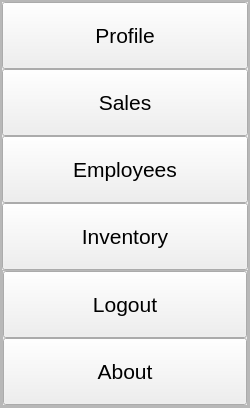
               <widget class="QFrame" name="frame_16">
                <property name="sizePolicy">
                 <sizepolicy hsizetype="Preferred" vsizetype="Preferred">
                  <horstretch>0</horstretch>
                  <verstretch>0</verstretch>
                 </sizepolicy>
                </property>
                <property name="minimumSize">
                 <size>
                  <width>250</width>
                  <height>0</height>
                 </size>
                </property>
                <property name="sizeIncrement">
                 <size>
                  <width>0</width>
                  <height>0</height>
                 </size>
                </property>
                <property name="frameShape">
                 <enum>QFrame::StyledPanel</enum>
                </property>
                <property name="frameShadow">
                 <enum>QFrame::Raised</enum>
                </property>
                <layout class="QVBoxLayout" name="verticalLayout_13">
                 <property name="spacing">
                  <number>0</number>
                 </property>
                 <property name="leftMargin">
                  <number>0</number>
                 </property>
                 <property name="topMargin">
                  <number>0</number>
                 </property>
                 <property name="rightMargin">
                  <number>0</number>
                 </property>
                 <property name="bottomMargin">
                  <number>0</number>
                 </property>
                 <item>
                  <widget class="QFrame" name="frame_17">
                   <property name="minimumSize">
                    <size>
                     <width>0</width>
                     <height>0</height>
                    </size>
                   </property>
                   <property name="styleSheet">
                    <string notr="true">QPushButton{
padding:20px 10px;
}
QPushButton{
font:16pt;
}</string>
                   </property>
                   <property name="frameShape">
                    <enum>QFrame::StyledPanel</enum>
                   </property>
                   <property name="frameShadow">
                    <enum>QFrame::Raised</enum>
                   </property>
                   <layout class="QVBoxLayout" name="verticalLayout_14">
                    <property name="spacing">
                     <number>0</number>
                    </property>
                    <property name="leftMargin">
                     <number>0</number>
                    </property>
                    <property name="topMargin">
                     <number>0</number>
                    </property>
                    <property name="rightMargin">
                     <number>0</number>
                    </property>
                    <property name="bottomMargin">
                     <number>0</number>
                    </property>
                    <item>
                     <widget class="QPushButton" name="profile_btn">
                      <property name="text">
                       <string>Profile</string>
                      </property>
                      <property name="icon">
                       <iconset>
                        <normaloff>../../../../../mnt/c/Users/prasa/Downloads/user (1).png</normaloff>../../../../../mnt/c/Users/prasa/Downloads/user (1).png</iconset>
                      </property>
                      <property name="iconSize">
                       <size>
                        <width>20</width>
                        <height>20</height>
                       </size>
                      </property>
                     </widget>
                    </item>
                    <item>
                     <widget class="QPushButton" name="sales_btn">
                      <property name="text">
                       <string>Sales</string>
                      </property>
                      <property name="icon">
                       <iconset>
                        <normaloff>../../../../../mnt/c/Users/prasa/Downloads/sales.png</normaloff>../../../../../mnt/c/Users/prasa/Downloads/sales.png</iconset>
                      </property>
                      <property name="iconSize">
                       <size>
                        <width>20</width>
                        <height>20</height>
                       </size>
                      </property>
                     </widget>
                    </item>
                    <item>
                     <widget class="QPushButton" name="emp_btn">
                      <property name="text">
                       <string>Employees</string>
                      </property>
                      <property name="icon">
                       <iconset>
                        <normaloff>../../../../../mnt/c/Users/prasa/Downloads/employee.png</normaloff>../../../../../mnt/c/Users/prasa/Downloads/employee.png</iconset>
                      </property>
                      <property name="iconSize">
                       <size>
                        <width>20</width>
                        <height>20</height>
                       </size>
                      </property>
                     </widget>
                    </item>
                    <item alignment="Qt::AlignTop">
                     <widget class="QPushButton" name="inventory_btn">
                      <property name="text">
                       <string>Inventory</string>
                      </property>
                      <property name="icon">
                       <iconset>
                        <normaloff>../../../../../mnt/c/Users/prasa/Downloads/inspection.png</normaloff>../../../../../mnt/c/Users/prasa/Downloads/inspection.png</iconset>
                      </property>
                      <property name="iconSize">
                       <size>
                        <width>20</width>
                        <height>20</height>
                       </size>
                      </property>
                     </widget>
                    </item>
                    <item>
                     <widget class="QFrame" name="frame_18">
                      <property name="styleSheet">
                       <string notr="true">QPushButton{
padding:20px 10px;
}
QPushButton{
font:16pt;
}</string>
                      </property>
                      <property name="frameShape">
                       <enum>QFrame::StyledPanel</enum>
                      </property>
                      <property name="frameShadow">
                       <enum>QFrame::Raised</enum>
                      </property>
                      <layout class="QVBoxLayout" name="verticalLayout_15">
                       <property name="spacing">
                        <number>0</number>
                       </property>
                       <property name="leftMargin">
                        <number>0</number>
                       </property>
                       <property name="topMargin">
                        <number>0</number>
                       </property>
                       <property name="rightMargin">
                        <number>0</number>
                       </property>
                       <property name="bottomMargin">
                        <number>0</number>
                       </property>
                       <item alignment="Qt::AlignBottom">
                        <widget class="QPushButton" name="logout_btn">
                         <property name="text">
                          <string>Logout</string>
                         </property>
                         <property name="icon">
                          <iconset>
                           <normaloff>../../../../../mnt/c/Users/prasa/Downloads/logout.png</normaloff>../../../../../mnt/c/Users/prasa/Downloads/logout.png</iconset>
                         </property>
                         <property name="iconSize">
                          <size>
                           <width>20</width>
                           <height>20</height>
                          </size>
                         </property>
                        </widget>
                       </item>
                       <item>
                        <widget class="QPushButton" name="abt_btn">
                         <property name="text">
                          <string>About</string>
                         </property>
                         <property name="icon">
                          <iconset>
                           <normaloff>../../../../../mnt/c/Users/prasa/Downloads/information.png</normaloff>../../../../../mnt/c/Users/prasa/Downloads/information.png</iconset>
                         </property>
                         <property name="iconSize">
                          <size>
                           <width>20</width>
                           <height>20</height>
                          </size>
                         </property>
                        </widget>
                       </item>
                      </layout>
                     </widget>
                    </item>
                   </layout>
                  </widget>
                 </item>
                </layout>
               </widget>
